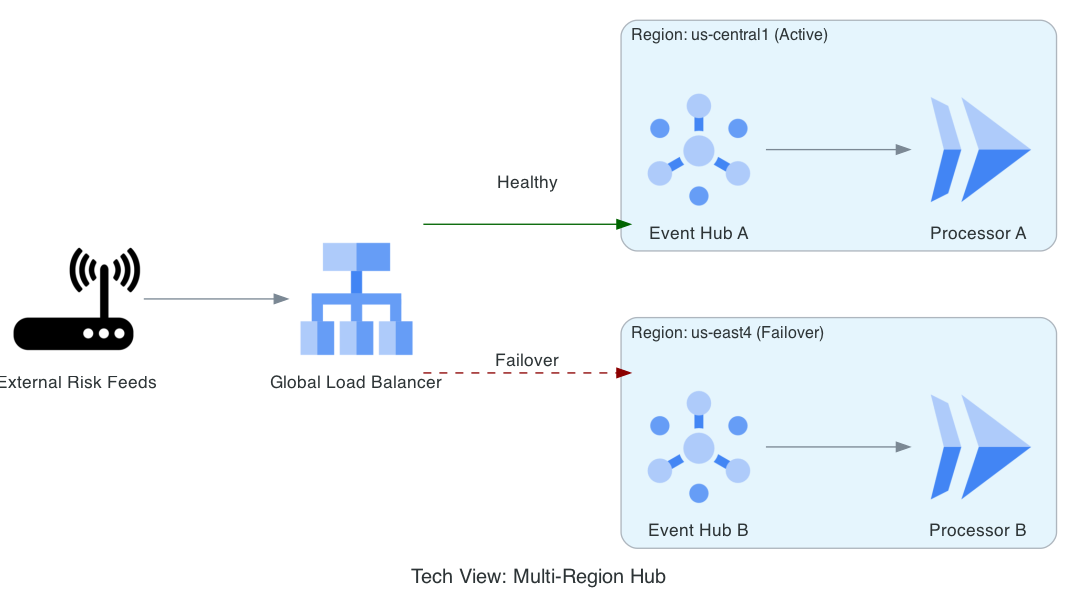

This chart was generated by the following Python code:
from diagrams import Diagram, Cluster, Edge
from diagrams.gcp.network import LoadBalancing
from diagrams.gcp.analytics import Pubsub
from diagrams.gcp.compute import Run
from diagrams.generic.network import Router

graph_attr = {
    "pad": "0.1",
    "nodesep": "1.2",
    "ranksep": "1.5",
    "bgcolor": "transparent"
}

with Diagram(
    "Tech View: Multi-Region Hub", 
    show=False, 
    filename="risk_multi_region_hub", 
    direction="LR", 
    graph_attr=graph_attr
):
    glb = LoadBalancing("Global Load Balancer")
    
    with Cluster("Region: us-central1 (Active)"):
        hub_a = Pubsub("Event Hub A")
        app_a = Run("Processor A")

    with Cluster("Region: us-east4 (Failover)"):
        hub_b = Pubsub("Event Hub B")
        app_b = Run("Processor B")

    external = Router("External Risk Feeds")

    external >> glb
    glb >> Edge(label="Healthy", color="darkgreen") >> hub_a
    glb >> Edge(label="Failover", color="darkred", style="dashed") >> hub_b
    hub_a >> app_a
    hub_b >> app_b
